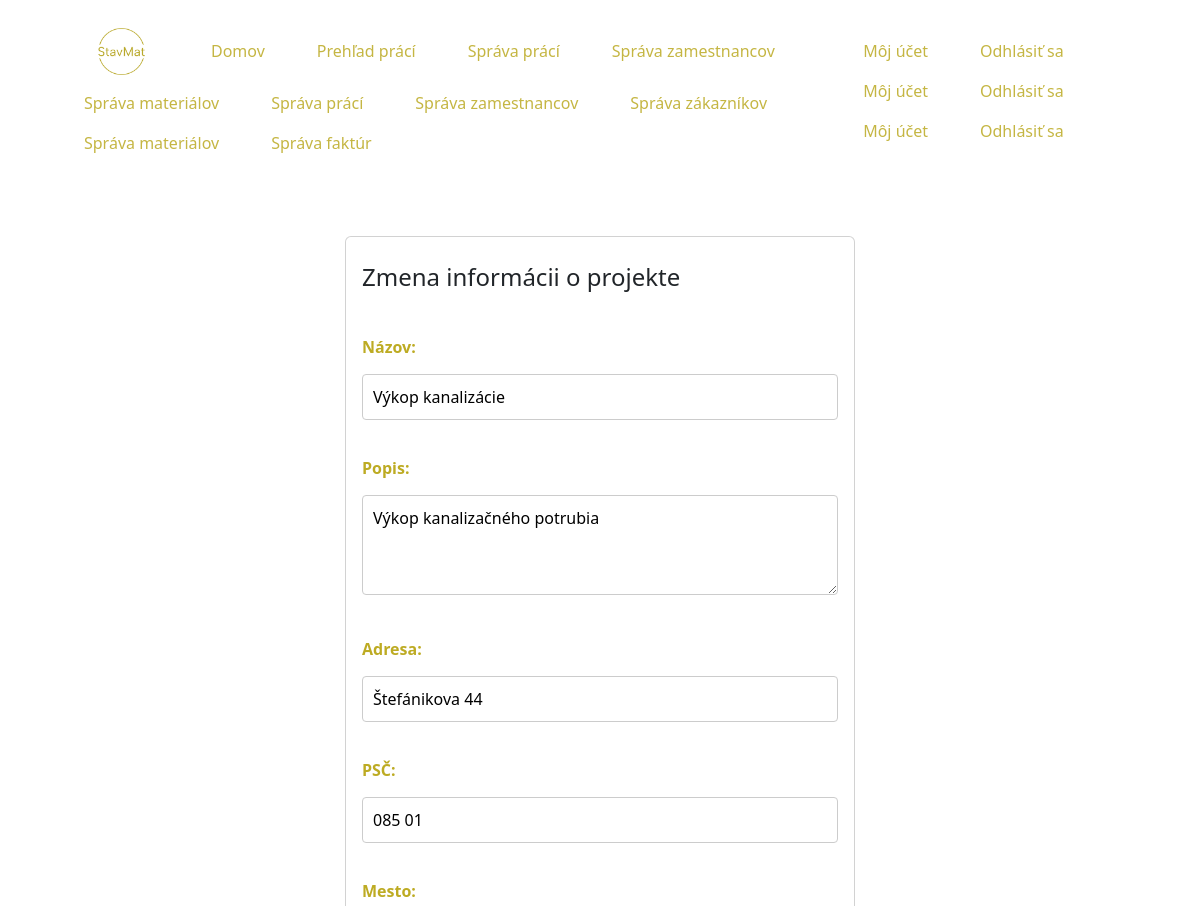
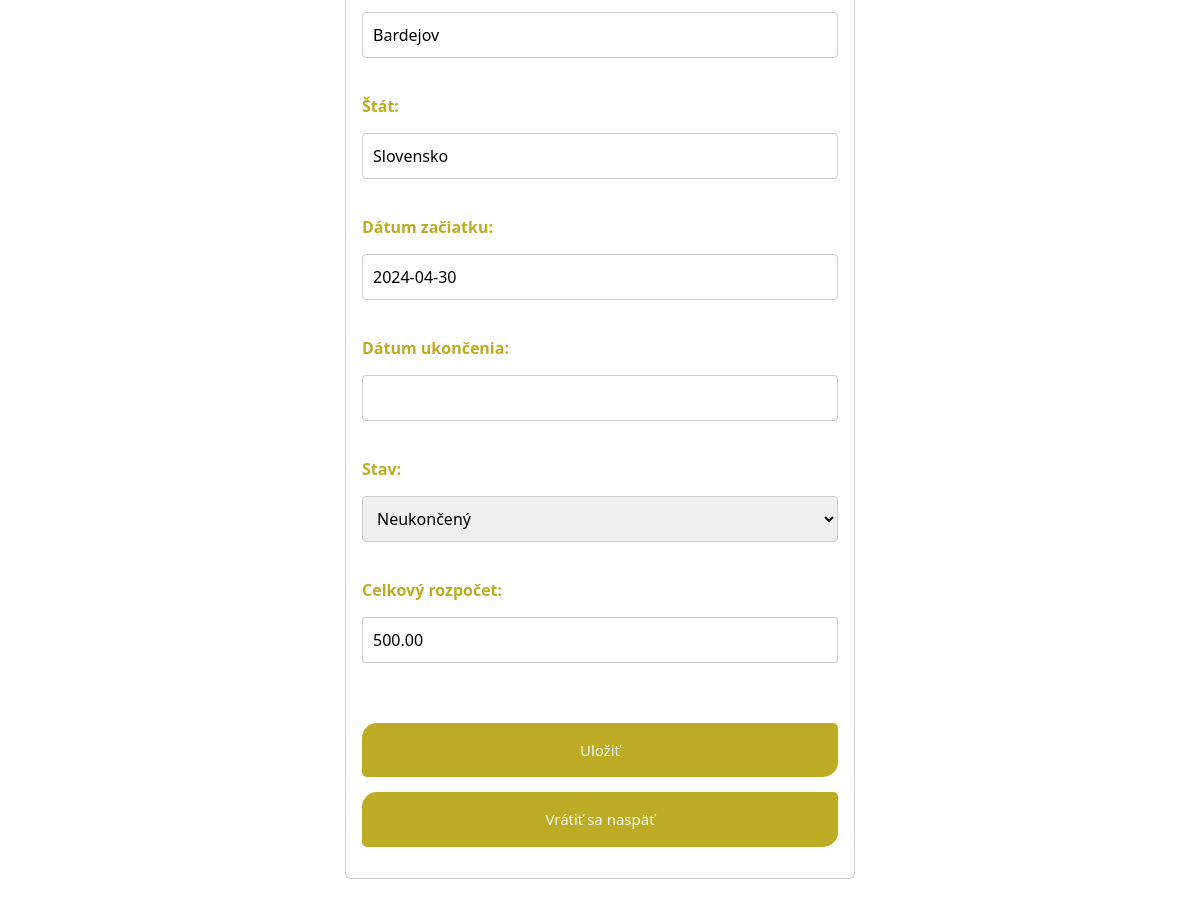
Page /customer/project/info/edit/2/ (signed in) on the committed database (2 pictures, top to bottom).
### stavMat/models.py (models this page shows, shortened)
class Projekt(models.Model):
    nazov = models.CharField(max_length=100, verbose_name='Názov')
    popis = models.TextField()
    adresa = models.CharField(max_length=30)
    psc = models.CharField(max_length=10, verbose_name='PSČ')
    mesto = models.CharField(max_length=20)
    stat = models.CharField(max_length=30, verbose_name='Štát')
    datum_zaciatku = models.DateField('Dátum začiatku')
    datum_ukoncenia = models.DateField(verbose_name='Dátum ukončenia', null=True, blank=True)
    UKONČENÝ = 'U'
    NEUKONČENÝ = 'N'
    STAVY_PROJEKTU = [
        (UKONČENÝ, 'Ukončený'),
        (NEUKONČENÝ, 'Neukončený'),
    ]
    stav = models.CharField(max_length=50, choices=STAVY_PROJEKTU)
    celkovy_rozpocet = models.DecimalField(max_digits=10, decimal_places=2, verbose_name='Celkový rozpočet')
    zakaznik = models.ForeignKey('Zakaznici', null=True, on_delete=models.CASCADE, verbose_name='Zákazník')

### stavMat/views.py (the view)
# urls.py: path('customer/project/info/edit/<int:projekt_id>/', views.project_edit, name='project_edit'),
@login_required
def project_edit(request, projekt_id):
    projekt = Projekt.objects.get(pk=projekt_id)
    if request.method == 'POST':
        projekt_form = ProjektForm(request.POST, instance=projekt)
        if projekt_form.is_valid():
            messages.success(request, 'Projekt bol úspešne upravený.')
            return redirect('user_project')
        else:
            messages.error(request, 'Projekt nebol upravený.')
    else:
        projekt_form = ProjektForm(instance=projekt)
    return render(request, 'stavMat/login_customer_project_info_change.html',
                  {'projekt': projekt, 'projekt_form': projekt_form})

### stavMat/forms.py
class ProjektForm(forms.ModelForm):
    class Meta:
        model = Projekt
        fields = '__all__'
        exclude = ['zakaznik']

### stavMat/templates/stavMat/login_customer_project_info_change.html
{% extends "stavMat/base_customer.html" %}
{% load static %}
{% block head %}
    <link href="{% static 'register_customer.css' %}" rel="stylesheet">
    <link href="{% static 'form_base.css' %}" rel="stylesheet">
{% endblock %}
{% block body %}
    <div class="container section">
        <div class="card">
            <div class="card-body">
                <h4 class="card-title">Zmena informácii o projekte</h4>
                <form action="{% url 'project_edit' projekt.pk%}" method="post">{% csrf_token %}
                    <div class="row mb-4">
                        {{ projekt_form.as_p }}
                    </div>
                    <button class="btn" type="submit">Uložiť</button>
                </form>
                    <div class="row">
                        <div class="col">
                            <a class="btn" type="submit" href="{% url 'user_project' %}">Vrátiť sa naspäť</a>
                        </div>
                    </div>
            </div>
        </div>
    </div>
{% endblock %}

### stavMat/templates/stavMat/base_customer.html (shortened to what this page needs)
{% load static %}
<!DOCTYPE html>
<html lang="cz">
<head>
    <link href="https://cdn.jsdelivr.net/npm/bootstrap@5.3.3/dist/css/bootstrap.min.css" rel="stylesheet"
>
    <link href="{% static 'customer_index.css' %}" rel="stylesheet">
    {% block head %}
    {% endblock %}
</head>
<body>
<div class="container-fluid px-5 pb-2 header">
    <div class="left-items">
        <ul class="nav">
            <li class="nav-item">
                <a class="nav-link" href="{% url 'index' %}">
                    <img src="{% static 'resources/Logo.png' %}" width="75" height="46.76">
                </a>
            </li>
            <li class="nav-item">
                <a class="nav-link active" href="{% url 'customer' %}">Domov</a>
            </li>
            {% if user.is_authenticated %}
                {% if user.groups.all %}
                    {% for group in user.groups.all %}
                        {% if group.name == 'Zamestnanec' %}
                            <li class="nav-item">
                                <a class="nav-link" href="{% url 'employee_work' %}">Prehľad prácí</a>
                            </li>
                        {% endif %}
                        {% if group.name == 'Hlavný zamestnanec' %}
                            <li class="nav-item">
                                <a class="nav-link" href="{% url 'employee_work' %}">Správa prácí</a>
                            </li>
                            <li class="nav-item">
                                <a class="nav-link" href="{% url 'employee_details' %}">Správa zamestnancov</a>
                            </li>
                            <li class="nav-item">
                                <a class="nav-link" href="{% url 'employee_materials' %}">Správa materiálov</a>
                            </li>
                        {% endif %}
                        {% if group.name == 'Vedúci podniku' %}
                            <li class="nav-item">
                                <a class="nav-link" href="{% url 'employee_work' %}">Správa prácí</a>
                            </li>
                            <li class="nav-item">
                                <a class="nav-link" href="{% url 'employee_details' %}">Správa zamestnancov</a>
                            </li>
                            <li class="nav-item">
                                <a class="nav-link" href="{% url 'employee_customer' %}">Správa zákazníkov</a>
                            </li>
                            <li class="nav-item">
                                <a class="nav-link" href="{% url 'employee_materials' %}">Správa materiálov</a>
                            </li>
                            <li class="nav-item">
                                <a class="nav-link" href="{% url 'employee_faktura' %}">Správa faktúr</a>
                            </li>
                        {% endif %}
                    {% endfor %}
                {% endif %}
            {% endif %}
        </ul>
    </div>
    <div class="right-items">
        <ul class="nav">
            {% if user.is_authenticated %}
                {% for group in user.groups.all %}
                    {% if group.name == 'Zákazník' %}
                        <li class="nav-item">
                            <a class="nav-link" href="{% url 'user_account' %}">Môj účet</a>
                        </li>
                        <li class="nav-item">
                            <a class="nav-link" href="{% url 'logout_customer' %}">Odhlásiť sa</a>
                        </li>
                    {% else %}
                        <li class="nav-item">
                            <a class="nav-link" href="{% url 'employee_account' %}">Môj účet</a>
                        </li>
                        <li class="nav-item">
                            <a class="nav-link" href="{% url 'logout_employee' %}">Odhlásiť sa</a>
                        </li>
                    {% endif %}
                {% endfor %}
            {% endif %}
        </ul>
    </div>
</div>
{% block body %}
{% endblock %}
</body>
</html>

### stavMat/static/customer_index.css (style rules this page uses)
.header { display: flex; justify-content: space-between; align-items: center; margin: 20px auto; }
.nav { display: flex; align-items: center; padding: 0; margin: 0; }
.nav-item { margin-left: 20px; }
a.nav-link { color: #C5B643; text-decoration: none; }

### stavMat/static/register_customer.css (style rules this page uses)
.section { display: flex; align-items: center; justify-content: center; padding: 45px; max-width: 75vh; }
.card-title { padding: 10px 0 35px 0; }

### stavMat/static/form_base.css (style rules this page uses)
.btn { margin: 0 0 15px 0; padding: 15px; background-color: #BDAB23; color: #F0F7EE; font-size: 15px; width: 100%; border-radius: 15px 5px 15px 5px; }
input[type="text"], input[type="password"], input[type="number"], input[type="date"] { width: 100%; padding: 10px; margin: 5px 0 20px 0; border: 1px solid #ccc; border-radius: 4px; box-sizing: border-box; }
select { width: 100%; padding: 10px; margin: 5px 0 20px 0; border: 1px solid #ccc; border-radius: 4px; box-sizing: border-box; }
label { display: block; font-weight: bold; margin-bottom: 10px; color: #BDAB23; }
textarea { width: 100%; padding: 10px; margin: 5px 0 20px 0; border: 1px solid #ccc; border-radius: 4px; box-sizing: border-box; resize: vertical; height: 100px; }

### rows in the picture
Projekt: nazov "Výkop kanalizácie", popis "Výkop kanalizačného potrubia", adresa "Štefánikova 44", psc "085 01", mesto "Bardejov", stat "Slovensko", datum_zaciatku "2024-04-30", stav "Neukončený", celkovy_rozpocet "500.00"
